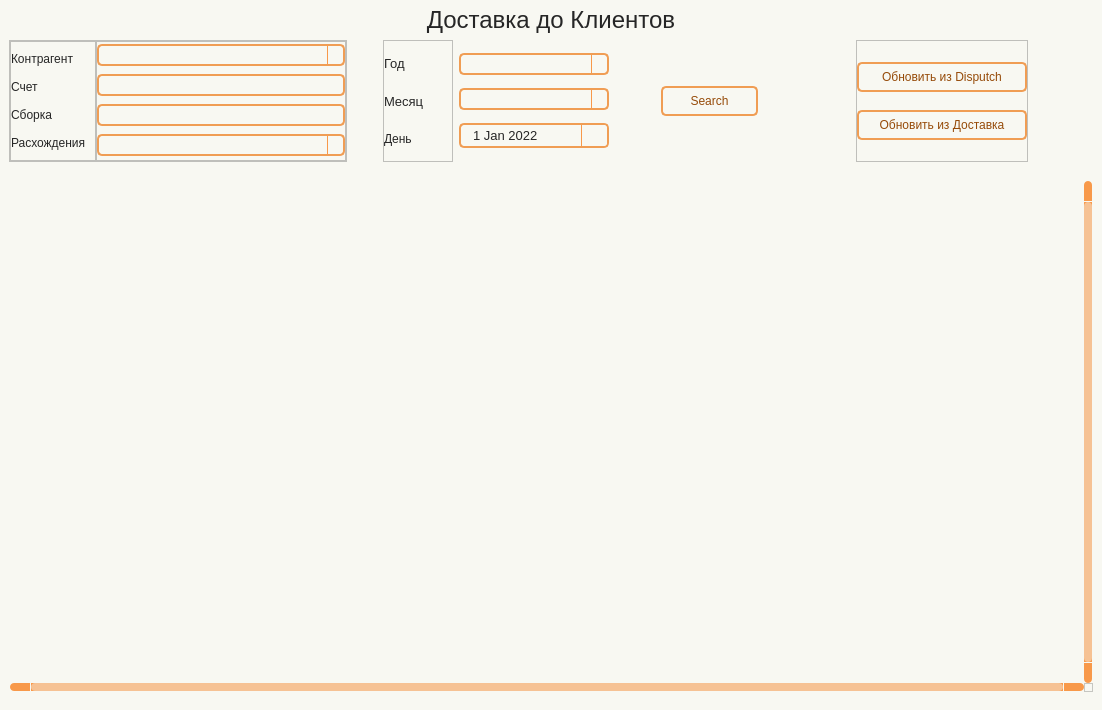
<?xml version="1.0" encoding="UTF-8"?>
<ui version="4.0">
 <class>Form</class>
 <widget class="QWidget" name="Form">
  <property name="geometry">
   <rect>
    <x>0</x>
    <y>0</y>
    <width>1102</width>
    <height>710</height>
   </rect>
  </property>
  <property name="minimumSize">
   <size>
    <width>930</width>
    <height>650</height>
   </size>
  </property>
  <property name="windowTitle">
   <string>Form</string>
  </property>
  <property name="styleSheet">
   <string notr="true">Form.QWidget{border: 2px solid #f28223;}

QWidget{
	background-color: #f8f8f2;
}

#Title_label.QLabel {
color: #262626;
font: 18pt &quot;Tahoma&quot;;
}

QLabel {
color: #262626;
font: 10pt &quot;Tahoma&quot;;
}

QPushButton {
	border: 2px solid #f09d54;
	border-radius: 5px;
	background-color: #f8f8f2;
	color: #964b09;
	font: 10pt &quot;Tahoma&quot;;
}

QPushButton:hover {
	background-color: #f28223;
	color: #ffffff;
}

QPushButton:pressed {
	background-color: #f28223;
	border: 2px solid #f28223;
	color: #ffffff;
}


QTableWidget {	
	background-color: #f8f8f2;
	padding: 10px;
	border-radius: 5px;
	gridline-color: #f8994a;
    outline: none;
	color: #262626;
}
QTableWidget::item{
	border-color: #f8994a;
	padding-left: 5px;
	padding-right: 5px;
	gridline-color: #f8994a;
	color: #262626;
}
QTableWidget::item:selected{
	background-color: #f6c294;
    color: #262626;
}
QTableWidget::item {
                padding: 1px;  /* Уменьшаем отступы */
                font: 9pt &quot;Tahoma&quot;;  /* Шрифт для ячеек */
            }
QHeaderView::section{
	background-color: #f8f8f2;
	border: none;
	border-style: none;
}
QTableWidget::horizontalHeader {	
	background-color: #f8994a;
}
QHeaderView::section:horizontal {
    border: 1px solid #f8994a;
	background-color: #ffd4af;
	padding: 3px;
	border-top-left-radius: 7px;
    border-top-right-radius: 7px;
    color: #262626;
}
QHeaderView::section:vertical {
    border: 1px solid #f8994a;
	color: #262626;
}

QLineEdit {
	background-color: #f8f8f2;
	border-radius: 5px;
	border: 2px solid #f09d54;
	padding-left: 10px;
	selection-color: rgb(255, 255, 255);
	selection-background-color: #f28223;
    color: #262626;
}
QLineEdit:hover {
	border: 2px solid #f28223;
}
QLineEdit:focus {
	border: 2px solid #f28223;
}

QComboBox {
	background-color: #f8f8f2;
	border-radius: 5px;
	border: 2px solid #f09d54;
	padding-left: 10px;
	selection-color: #f28223;
	selection-background-color: #f28223;
    color: #262626;
	font: 9pt &quot;Tahoma&quot;;
}
QComboBox:hover {
	border: 2px solid #f28223;
	
}
QComboBox:focus {
	border: 2px solid #f28223;
}

QComboBox QAbstractItemView::item {
	color: #262626;
}
QComboBox QAbstractItemView::item::selected {
	background-color: #f09d54;
	color: #ffffff;
}

QComboBox::down-arrow {
	
	image: url(:/icon/icon/chevron-down — копия — копия.svg);
}
QComboBox::drop-down {
    subcontrol-origin: padding;
    subcontrol-position: top right;
    width: 15px;
    border-left-width: 1px;
    border-left-color: #f8994a;
    border-left-style: solid; /* just a single line */
    border-top-right-radius: 3px; /* same radius as the QComboBox */
    border-bottom-right-radius: 3px;
	color: #262626;
}

QScrollBar:horizontal {
    border: none;
    background: #f8994a;
    height: 8px;
    margin: 0px 21px 0 21px;
	border-radius: 0px;
}
QScrollBar::handle:horizontal {
    background: #f6c294;
    min-width: 20px;
	border-radius: 4px
}
QScrollBar::add-line:horizontal {
    border: none;
    background: #f8994a;
    width: 20px;
	border-top-right-radius: 4px;
    border-bottom-right-radius: 4px;
    subcontrol-position: right;
    subcontrol-origin: margin;
}
QScrollBar::sub-line:horizontal {
    border: none;
    background: #f8994a;
    width: 20px;
	border-top-left-radius: 4px;
    border-bottom-left-radius: 4px;
    subcontrol-position: left;
    subcontrol-origin: margin;
}
QScrollBar::up-arrow:horizontal, QScrollBar::down-arrow:horizontal
{
     background: none;
}
QScrollBar::add-page:horizontal, QScrollBar::sub-page:horizontal
{
     background: none;
}
 QScrollBar:vertical {
	border: none;
    background-color: #f8994a;
    width: 8px;
    margin: 21px 0 21px 0;
	border-radius: 0px;
 }
 QScrollBar::handle:vertical {	
	background: #f6c294;
    min-height: 25px;
	border-radius: 4px
 }
 QScrollBar::add-line:vertical {
     border: none;
    background: #f8994a;
     height: 20px;
	border-bottom-left-radius: 4px;
    border-bottom-right-radius: 4px;
     subcontrol-position: bottom;
     subcontrol-origin: margin;
 }
 QScrollBar::sub-line:vertical {
	border: none;
    background: #f8994a;
     height: 20px;
	border-top-left-radius: 4px;
    border-top-right-radius: 4px;
     subcontrol-position: top;
     subcontrol-origin: margin;
 }
 QScrollBar::up-arrow:vertical, QScrollBar::down-arrow:vertical {
     background: none;
 }

 QScrollBar::add-page:vertical, QScrollBar::sub-page:vertical {
     background: none;
 }

QDateEdit {
    background-color: #f8f8f2;
    border-radius: 5px;
    border: 2px solid #f09d54;
    padding-left: 10px; /* Add left padding */
    padding-right: 10px; /* Add right padding to accommodate the dropdown arrow */
    color: #262626;
    font: 10pt &quot;Tahoma&quot;;
    min-width: 80px; /* Minimum width to prevent text clipping */
}

QDateEdit:hover {
    border: 2px solid #f28223;
}

QDateEdit:focus {
    border: 2px solid #f28223;
}

QDateEdit::drop-down {
    subcontrol-origin: padding;
    subcontrol-position: top right;
    width: 25px; /* Keep the dropdown arrow width */
    border-left-width: 1px;
    border-left-color: #f8994a;
    border-left-style: solid;
    border-top-right-radius: 3px;
    border-bottom-right-radius: 3px;
    background-color: #f8f8f2;
}

QDateEdit::down-arrow {
	image: url(:/icon/icon/chevron-down — копия — копия.svg);
    width: 16px;
    height: 16px;
}

/* Calendar Styling */
QCalendarWidget {
    background-color: #f8f8f2;
    border: 2px solid #f28223;
    color: #262626;
}

QCalendarWidget QWidget {
    color: #262626;
}

QCalendarWidget QAbstractItemView {
    background-color: #f8f8f2;
    selection-background-color: #f28223;
    selection-color: #ffffff;
}

QCalendarWidget QToolButton {
    background-color: #ffd4af;
    color: #262626;
    font: 10pt &quot;Tahoma&quot;;
    border-radius: 3px;
    padding: 5px;
}

QCalendarWidget QToolButton:hover {
    background-color: #f28223;
    color: #ffffff;
}

QCalendarWidget QMenu {
    background-color: #f8f8f2;
    border: 1px solid #f28223;
}

QCalendarWidget QSpinBox {
    background-color: #f8f8f2;
    color: #262626;
    border: 1px solid #f09d54;
}

QCalendarWidget QSpinBox::up-button {
    subcontrol-origin: border;
    subcontrol-position: top right;
    width: 15px;
    border-left-width: 1px;
    border-left-color: #f8994a;
    border-left-style: solid;
}

QCalendarWidget QSpinBox::down-button {
    subcontrol-origin: border;
    subcontrol-position: bottom right;
    width: 15px;
    border-left-width: 1px;
    border-left-color: #f8994a;
    border-left-style: solid;
}

QCalendarWidget QSpinBox::up-arrow {
	image: url(:/icon/icon/chevron-up — копия — копия.svg);
    width: 10px;
    height: 10px;
}

QCalendarWidget QSpinBox::down-arrow {
	image: url(:/icon/icon/chevron-down — копия — копия.svg);
    width: 10px;
    height: 10px;
}
</string>
  </property>
  <layout class="QHBoxLayout" name="horizontalLayout">
   <property name="leftMargin">
    <number>0</number>
   </property>
   <property name="topMargin">
    <number>0</number>
   </property>
   <property name="rightMargin">
    <number>0</number>
   </property>
   <property name="bottomMargin">
    <number>0</number>
   </property>
   <item>
    <widget class="QWidget" name="widget" native="true">
     <layout class="QVBoxLayout" name="verticalLayout">
      <property name="spacing">
       <number>0</number>
      </property>
      <property name="leftMargin">
       <number>0</number>
      </property>
      <property name="topMargin">
       <number>0</number>
      </property>
      <property name="rightMargin">
       <number>0</number>
      </property>
      <property name="bottomMargin">
       <number>9</number>
      </property>
      <item>
       <widget class="QLabel" name="Title_label">
        <property name="minimumSize">
         <size>
          <width>0</width>
          <height>40</height>
         </size>
        </property>
        <property name="font">
         <font>
          <family>Tahoma</family>
          <pointsize>18</pointsize>
          <italic>false</italic>
          <bold>false</bold>
         </font>
        </property>
        <property name="layoutDirection">
         <enum>Qt::LayoutDirection::LeftToRight</enum>
        </property>
        <property name="text">
         <string>Доставка до Клиентов</string>
        </property>
        <property name="alignment">
         <set>Qt::AlignmentFlag::AlignCenter</set>
        </property>
       </widget>
      </item>
      <item>
       <widget class="QFrame" name="frame_Search">
        <property name="minimumSize">
         <size>
          <width>0</width>
          <height>130</height>
         </size>
        </property>
        <property name="maximumSize">
         <size>
          <width>16777215</width>
          <height>16777215</height>
         </size>
        </property>
        <layout class="QHBoxLayout" name="horizontalLayout_5">
         <property name="leftMargin">
          <number>9</number>
         </property>
         <property name="topMargin">
          <number>0</number>
         </property>
         <property name="rightMargin">
          <number>0</number>
         </property>
         <property name="bottomMargin">
          <number>9</number>
         </property>
         <item>
          <widget class="QFrame" name="frame_6">
           <property name="frameShape">
            <enum>QFrame::Shape::StyledPanel</enum>
           </property>
           <property name="frameShadow">
            <enum>QFrame::Shadow::Raised</enum>
           </property>
           <layout class="QHBoxLayout" name="horizontalLayout_2">
            <property name="spacing">
             <number>0</number>
            </property>
            <property name="leftMargin">
             <number>0</number>
            </property>
            <property name="topMargin">
             <number>0</number>
            </property>
            <property name="rightMargin">
             <number>0</number>
            </property>
            <property name="bottomMargin">
             <number>0</number>
            </property>
            <item>
             <widget class="QFrame" name="frame_4">
              <property name="minimumSize">
               <size>
                <width>80</width>
                <height>0</height>
               </size>
              </property>
              <property name="frameShape">
               <enum>QFrame::Shape::StyledPanel</enum>
              </property>
              <property name="frameShadow">
               <enum>QFrame::Shadow::Raised</enum>
              </property>
              <layout class="QVBoxLayout" name="verticalLayout_5">
               <property name="leftMargin">
                <number>0</number>
               </property>
               <property name="topMargin">
                <number>6</number>
               </property>
               <property name="bottomMargin">
                <number>6</number>
               </property>
               <item>
                <widget class="QLabel" name="label">
                 <property name="text">
                  <string>Контрагент</string>
                 </property>
                </widget>
               </item>
               <item>
                <widget class="QLabel" name="label_7">
                 <property name="text">
                  <string>Счет</string>
                 </property>
                </widget>
               </item>
               <item>
                <widget class="QLabel" name="label_8">
                 <property name="text">
                  <string>Сборка</string>
                 </property>
                </widget>
               </item>
               <item>
                <widget class="QLabel" name="label_4">
                 <property name="text">
                  <string>Расхождения</string>
                 </property>
                </widget>
               </item>
              </layout>
             </widget>
            </item>
            <item>
             <widget class="QFrame" name="frame_5">
              <property name="minimumSize">
               <size>
                <width>250</width>
                <height>120</height>
               </size>
              </property>
              <property name="maximumSize">
               <size>
                <width>300</width>
                <height>16777215</height>
               </size>
              </property>
              <property name="frameShape">
               <enum>QFrame::Shape::StyledPanel</enum>
              </property>
              <property name="frameShadow">
               <enum>QFrame::Shadow::Raised</enum>
              </property>
              <layout class="QVBoxLayout" name="verticalLayout_6">
               <property name="leftMargin">
                <number>0</number>
               </property>
               <property name="topMargin">
                <number>0</number>
               </property>
               <property name="rightMargin">
                <number>0</number>
               </property>
               <property name="bottomMargin">
                <number>0</number>
               </property>
               <item>
                <widget class="QComboBox" name="line_customer">
                 <property name="minimumSize">
                  <size>
                   <width>0</width>
                   <height>22</height>
                  </size>
                 </property>
                 <property name="maximumSize">
                  <size>
                   <width>16777215</width>
                   <height>22</height>
                  </size>
                 </property>
                </widget>
               </item>
               <item>
                <widget class="QLineEdit" name="line_bill">
                 <property name="minimumSize">
                  <size>
                   <width>0</width>
                   <height>22</height>
                  </size>
                 </property>
                </widget>
               </item>
               <item>
                <widget class="QLineEdit" name="line_sborka">
                 <property name="minimumSize">
                  <size>
                   <width>0</width>
                   <height>22</height>
                  </size>
                 </property>
                 <property name="maximumSize">
                  <size>
                   <width>16777215</width>
                   <height>22</height>
                  </size>
                 </property>
                </widget>
               </item>
               <item>
                <widget class="QComboBox" name="line_changes">
                 <property name="minimumSize">
                  <size>
                   <width>0</width>
                   <height>22</height>
                  </size>
                 </property>
                 <property name="maximumSize">
                  <size>
                   <width>16777215</width>
                   <height>22</height>
                  </size>
                 </property>
                </widget>
               </item>
              </layout>
             </widget>
            </item>
           </layout>
          </widget>
         </item>
         <item>
          <spacer name="horizontalSpacer_3">
           <property name="orientation">
            <enum>Qt::Orientation::Horizontal</enum>
           </property>
           <property name="sizeType">
            <enum>QSizePolicy::Policy::Fixed</enum>
           </property>
           <property name="sizeHint" stdset="0">
            <size>
             <width>30</width>
             <height>20</height>
            </size>
           </property>
          </spacer>
         </item>
         <item>
          <widget class="QFrame" name="frame">
           <property name="minimumSize">
            <size>
             <width>70</width>
             <height>0</height>
            </size>
           </property>
           <property name="maximumSize">
            <size>
             <width>16777215</width>
             <height>16777215</height>
            </size>
           </property>
           <property name="font">
            <font>
             <pointsize>1</pointsize>
            </font>
           </property>
           <property name="frameShape">
            <enum>QFrame::Shape::StyledPanel</enum>
           </property>
           <property name="frameShadow">
            <enum>QFrame::Shadow::Raised</enum>
           </property>
           <layout class="QVBoxLayout" name="verticalLayout_2">
            <property name="leftMargin">
             <number>0</number>
            </property>
            <property name="topMargin">
             <number>6</number>
            </property>
            <property name="rightMargin">
             <number>9</number>
            </property>
            <property name="bottomMargin">
             <number>6</number>
            </property>
            <item>
             <widget class="QLabel" name="label_2">
              <property name="font">
               <font>
                <family>Tahoma</family>
                <pointsize>10</pointsize>
                <italic>false</italic>
                <bold>false</bold>
               </font>
              </property>
              <property name="text">
               <string>Год</string>
              </property>
             </widget>
            </item>
            <item>
             <widget class="QLabel" name="label_5">
              <property name="font">
               <font>
                <family>Tahoma</family>
                <pointsize>10</pointsize>
                <italic>false</italic>
                <bold>false</bold>
               </font>
              </property>
              <property name="text">
               <string>Месяц</string>
              </property>
             </widget>
            </item>
            <item>
             <widget class="QLabel" name="label_3">
              <property name="text">
               <string>День</string>
              </property>
             </widget>
            </item>
           </layout>
          </widget>
         </item>
         <item>
          <widget class="QFrame" name="frame_2">
           <property name="minimumSize">
            <size>
             <width>150</width>
             <height>120</height>
            </size>
           </property>
           <property name="maximumSize">
            <size>
             <width>300</width>
             <height>16777215</height>
            </size>
           </property>
           <layout class="QVBoxLayout" name="verticalLayout_3">
            <property name="spacing">
             <number>0</number>
            </property>
            <property name="leftMargin">
             <number>0</number>
            </property>
            <property name="topMargin">
             <number>0</number>
            </property>
            <property name="rightMargin">
             <number>0</number>
            </property>
            <property name="bottomMargin">
             <number>0</number>
            </property>
            <item>
             <widget class="QComboBox" name="line_Year">
              <property name="minimumSize">
               <size>
                <width>0</width>
                <height>22</height>
               </size>
              </property>
              <property name="maximumSize">
               <size>
                <width>16777215</width>
                <height>22</height>
               </size>
              </property>
             </widget>
            </item>
            <item>
             <widget class="QComboBox" name="line_Mnth">
              <property name="minimumSize">
               <size>
                <width>0</width>
                <height>22</height>
               </size>
              </property>
              <property name="maximumSize">
               <size>
                <width>16777215</width>
                <height>22</height>
               </size>
              </property>
             </widget>
            </item>
            <item>
             <widget class="QDateEdit" name="line_date">
              <property name="minimumSize">
               <size>
                <width>104</width>
                <height>25</height>
               </size>
              </property>
              <property name="font">
               <font>
                <family>Tahoma</family>
                <pointsize>10</pointsize>
                <italic>false</italic>
                <bold>false</bold>
                <kerning>false</kerning>
               </font>
              </property>
              <property name="minimumDate">
               <date>
                <year>2022</year>
                <month>1</month>
                <day>1</day>
               </date>
              </property>
              <property name="calendarPopup">
               <bool>true</bool>
              </property>
              <property name="currentSectionIndex">
               <number>0</number>
              </property>
              <property name="timeSpec">
               <enum>Qt::TimeSpec::UTC</enum>
              </property>
             </widget>
            </item>
           </layout>
          </widget>
         </item>
         <item>
          <spacer name="horizontalSpacer">
           <property name="orientation">
            <enum>Qt::Orientation::Horizontal</enum>
           </property>
           <property name="sizeType">
            <enum>QSizePolicy::Policy::Fixed</enum>
           </property>
           <property name="sizeHint" stdset="0">
            <size>
             <width>30</width>
             <height>20</height>
            </size>
           </property>
          </spacer>
         </item>
         <item>
          <widget class="QFrame" name="frame_3">
           <property name="minimumSize">
            <size>
             <width>130</width>
             <height>0</height>
            </size>
           </property>
           <property name="maximumSize">
            <size>
             <width>93</width>
             <height>16777215</height>
            </size>
           </property>
           <layout class="QHBoxLayout" name="horizontalLayout_3">
            <property name="spacing">
             <number>0</number>
            </property>
            <property name="leftMargin">
             <number>1</number>
            </property>
            <property name="topMargin">
             <number>0</number>
            </property>
            <property name="rightMargin">
             <number>1</number>
            </property>
            <property name="bottomMargin">
             <number>0</number>
            </property>
            <item>
             <widget class="QPushButton" name="btn_find">
              <property name="minimumSize">
               <size>
                <width>97</width>
                <height>30</height>
               </size>
              </property>
              <property name="maximumSize">
               <size>
                <width>92</width>
                <height>16777215</height>
               </size>
              </property>
              <property name="text">
               <string>Search</string>
              </property>
              <property name="icon">
               <iconset resource="../resource.qrc">
                <normaloff>:/icon/icon/search — копия — копия.svg</normaloff>:/icon/icon/search — копия — копия.svg</iconset>
              </property>
             </widget>
            </item>
           </layout>
          </widget>
         </item>
         <item>
          <spacer name="horizontalSpacer_6">
           <property name="orientation">
            <enum>Qt::Orientation::Horizontal</enum>
           </property>
           <property name="sizeHint" stdset="0">
            <size>
             <width>40</width>
             <height>20</height>
            </size>
           </property>
          </spacer>
         </item>
         <item>
          <widget class="QFrame" name="frame_9">
           <property name="frameShape">
            <enum>QFrame::Shape::StyledPanel</enum>
           </property>
           <property name="frameShadow">
            <enum>QFrame::Shadow::Raised</enum>
           </property>
           <layout class="QVBoxLayout" name="verticalLayout_7">
            <property name="leftMargin">
             <number>0</number>
            </property>
            <property name="rightMargin">
             <number>0</number>
            </property>
            <item>
             <widget class="QPushButton" name="btn_disputch">
              <property name="minimumSize">
               <size>
                <width>0</width>
                <height>30</height>
               </size>
              </property>
              <property name="text">
               <string>Обновить из Disputch</string>
              </property>
              <property name="icon">
               <iconset resource="../resource.qrc">
                <normaloff>:/icon/icon/refresh-cw — копия — копия.svg</normaloff>:/icon/icon/refresh-cw — копия — копия.svg</iconset>
              </property>
             </widget>
            </item>
            <item>
             <widget class="QPushButton" name="btn_refresh">
              <property name="minimumSize">
               <size>
                <width>170</width>
                <height>30</height>
               </size>
              </property>
              <property name="maximumSize">
               <size>
                <width>160</width>
                <height>16777215</height>
               </size>
              </property>
              <property name="text">
               <string>Обновить из Доставка</string>
              </property>
              <property name="icon">
               <iconset resource="../resource.qrc">
                <normaloff>:/icon/icon/refresh-ccw — копия — копия.svg</normaloff>:/icon/icon/refresh-ccw — копия — копия.svg</iconset>
              </property>
             </widget>
            </item>
           </layout>
          </widget>
         </item>
         <item>
          <spacer name="horizontalSpacer_2">
           <property name="orientation">
            <enum>Qt::Orientation::Horizontal</enum>
           </property>
           <property name="sizeHint" stdset="0">
            <size>
             <width>40</width>
             <height>20</height>
            </size>
           </property>
          </spacer>
         </item>
        </layout>
       </widget>
      </item>
      <item>
       <widget class="QTableWidget" name="table">
        <property name="font">
         <font>
          <family>Tahoma</family>
          <pointsize>9</pointsize>
         </font>
        </property>
        <property name="verticalScrollBarPolicy">
         <enum>Qt::ScrollBarPolicy::ScrollBarAlwaysOn</enum>
        </property>
        <property name="horizontalScrollBarPolicy">
         <enum>Qt::ScrollBarPolicy::ScrollBarAlwaysOn</enum>
        </property>
        <property name="sizeAdjustPolicy">
         <enum>QAbstractScrollArea::SizeAdjustPolicy::AdjustToContents</enum>
        </property>
        <property name="autoScrollMargin">
         <number>10</number>
        </property>
        <property name="selectionMode">
         <enum>QAbstractItemView::SelectionMode::SingleSelection</enum>
        </property>
        <property name="textElideMode">
         <enum>Qt::TextElideMode::ElideMiddle</enum>
        </property>
        <property name="sortingEnabled">
         <bool>true</bool>
        </property>
        <property name="wordWrap">
         <bool>true</bool>
        </property>
        <property name="columnCount">
         <number>0</number>
        </property>
        <attribute name="horizontalHeaderCascadingSectionResizes">
         <bool>true</bool>
        </attribute>
        <attribute name="horizontalHeaderMinimumSectionSize">
         <number>55</number>
        </attribute>
        <attribute name="horizontalHeaderShowSortIndicator" stdset="0">
         <bool>true</bool>
        </attribute>
        <attribute name="horizontalHeaderStretchLastSection">
         <bool>true</bool>
        </attribute>
        <attribute name="verticalHeaderVisible">
         <bool>false</bool>
        </attribute>
        <attribute name="verticalHeaderCascadingSectionResizes">
         <bool>true</bool>
        </attribute>
        <attribute name="verticalHeaderMinimumSectionSize">
         <number>20</number>
        </attribute>
        <attribute name="verticalHeaderDefaultSectionSize">
         <number>20</number>
        </attribute>
        <attribute name="verticalHeaderHighlightSections">
         <bool>false</bool>
        </attribute>
       </widget>
      </item>
     </layout>
    </widget>
   </item>
  </layout>
 </widget>
 <resources>
  <include location="../resource.qrc"/>
 </resources>
 <connections/>
</ui>
